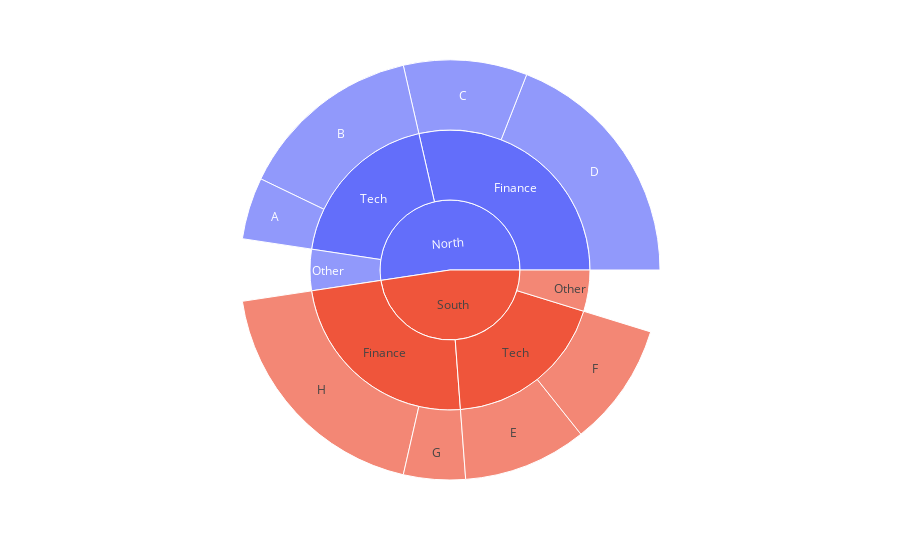

Notebook cell for this chart:
### Code cell
import plotly.express as px
import pandas as pd
vendors = ["A", "B", "C", "D", None, "E", "F", "G", "H", None]
sectors = ["Tech", "Tech", "Finance", "Finance", "Other",
           "Tech", "Tech", "Finance", "Finance", "Other"]
regions = ["North", "North", "North", "North", "North",
           "South", "South", "South", "South", "South"]
sales = [1, 3, 2, 4, 1, 2, 2, 1, 4, 1]
df = pd.DataFrame(
    dict(vendors=vendors, sectors=sectors, regions=regions, sales=sales)
)
print(df)
fig = px.sunburst(df, path=['regions', 'sectors', 'vendors'], values='sales')
fig.show()

### Figure 1 — Plotly figure (JSON) as saved in the notebook; plotly's stock layout.template omitted (floating-point values rounded to 4 significant figures)
{"data": [{"branchvalues": "total", "domain": {"x": [0, 1], "y": [0, 1]}, "hovertemplate": "labels=%{label}<br>sales=%{value}<br>parent=%{parent}<br>id=%{id}<extra></extra>", "ids": ["North/Tech/A", "North/Tech/B", "North/Finance/C", "North/Finance/D", "South/Tech/E", "South/Tech/F", "South/Finance/G", "South/Finance/H", "North/Finance", "South/Finance", "North/Other", "South/Other", "North/Tech", "South/Tech", "North", "South"], "labels": ["A", "B", "C", "D", "E", "F", "G", "H", "Finance", "Finance", "Other", "Other", "Tech", "Tech", "North", "South"], "name": "", "parents": ["North/Tech", "North/Tech", "North/Finance", "North/Finance", "South/Tech", "South/Tech", "South/Finance", "South/Finance", "North", "South", "North", "South", "North", "South", "", ""], "type": "sunburst", "values": [1, 3, 2, 4, 2, 2, 1, 4, 6, 5, 1, 1, 4, 4, 11, 10]}], "layout": {"autosize": true, "legend": {"tracegroupgap": 0}, "margin": {"t": 60}}}
